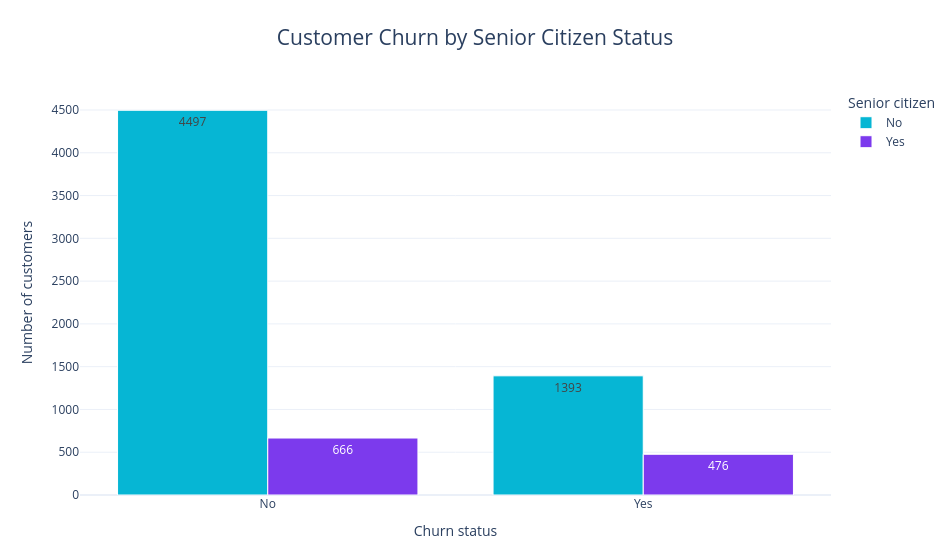

Source (notebook cell):
### Markdown cell above
### Senior citizen status and churn

This chart compares churn counts by senior-citizen status and churn outcome.

### Code cell
color_map = {"Yes": "#7C3AED", "No": "#06B6D4"}
fig = px.histogram(
    df, x="Churn", color="SeniorCitizen", barmode="group",
    category_orders={"Churn": ["No", "Yes"]},
    color_discrete_map=color_map, text_auto=True,
    title="Customer Churn by Senior Citizen Status"
)
fig.update_traces(marker_line_color="white", marker_line_width=1,
                  hovertemplate="Churn: %{x}<br>Senior citizen: %{fullData.name}<br>Customers: %{y:,}<extra></extra>")
fig.update_layout(template="plotly_white", width=950, height=560,
                  title=dict(x=0.5, xanchor="center", font=dict(size=21)),
                  xaxis_title="Churn status", yaxis_title="Number of customers",
                  legend_title="Senior citizen", bargap=0.2, margin=dict(t=90, b=65))
fig.show()

### Figure 1 — Plotly figure (JSON) as saved in the notebook; plotly's stock layout.template omitted (floating-point values rounded to 4 significant figures; data arrays with more than 128 entries replaced by an {"elided": "..."} marker saying what was removed)
{"data": [{"alignmentgroup": "True", "bingroup": "x", "hovertemplate": "Churn: %{x}<br>Senior citizen: %{fullData.name}<br>Customers: %{y:,}<extra></extra>", "legendgroup": "No", "marker": {"color": "#06B6D4", "line": {"color": "white", "width": 1}, "pattern": {"shape": ""}}, "name": "No", "offsetgroup": "No", "orientation": "v", "showlegend": true, "texttemplate": "%{value}", "type": "histogram", "x": {"elided": "5890 str values"}, "xaxis": "x", "yaxis": "y"}, {"alignmentgroup": "True", "bingroup": "x", "hovertemplate": "Churn: %{x}<br>Senior citizen: %{fullData.name}<br>Customers: %{y:,}<extra></extra>", "legendgroup": "Yes", "marker": {"color": "#7C3AED", "line": {"color": "white", "width": 1}, "pattern": {"shape": ""}}, "name": "Yes", "offsetgroup": "Yes", "orientation": "v", "showlegend": true, "texttemplate": "%{value}", "type": "histogram", "x": {"elided": "1142 str values"}, "xaxis": "x", "yaxis": "y"}], "layout": {"bargap": 0.2, "barmode": "group", "height": 560, "legend": {"title": {"text": "Senior citizen"}, "tracegroupgap": 0}, "margin": {"b": 65, "t": 90}, "title": {"font": {"size": 21}, "text": "Customer Churn by Senior Citizen Status", "x": 0.5, "xanchor": "center"}, "width": 950, "xaxis": {"anchor": "y", "categoryarray": ["No", "Yes"], "categoryorder": "array", "domain": [0, 1], "title": {"text": "Churn status"}}, "yaxis": {"anchor": "x", "domain": [0, 1], "title": {"text": "Number of customers"}}}}
